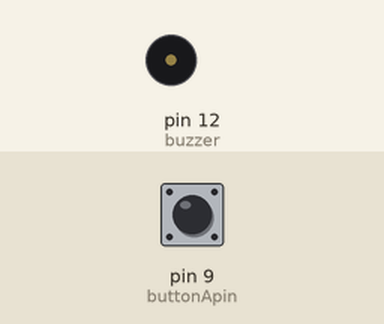
Bench run of a sketch on a simulated Arduino Uno, built with avr-gcc and run on an emulated ATmega328P. On the bench: buzzer (waves = sounding, pin HIGH). The test bench sets the inputs (shaded band); at power-on: pin 9 (buttonApin) HIGH.

Above: at 1.2 s.
1.3 s: pin 9 (buttonApin) pulled LOW for 0.15 s
At 1.45 s:
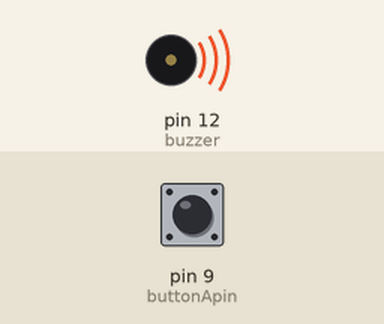
3.4 s: pin 9 (buttonApin) pulled LOW for 3.2 s
At 6.8 s:
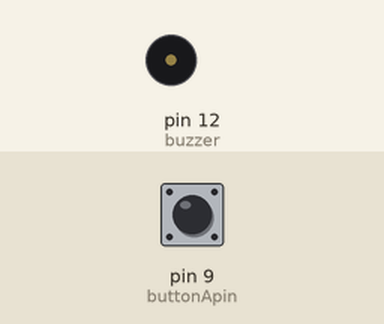
Timing chart, 0 to 8.3 s (numbered marks = the images above; inputs shaded):
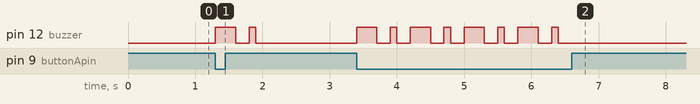

The sketch:

active_v3.ino
```cpp
//www.elegoo.com
//2016.12.08

int buzzer = 12;//the pin of the active buzzer
int buttonApin = 9;

void setup()
{
 pinMode(buzzer,OUTPUT);//initialize the buzzer pin as an output
 pinMode(buttonApin, INPUT_PULLUP);
}

void loop()
{

if  (digitalRead(buttonApin) == LOW)
{
    digitalWrite(buzzer,HIGH);
    delay(300);
    digitalWrite(buzzer,LOW);
    delay(200);
    digitalWrite(buzzer,HIGH);
    delay(100);
    digitalWrite(buzzer,LOW);
    delay(200);

}
}
```

Measured:
- after the input at 1.3 s, pin 12 (buzzer): LOW → HIGH at once, → LOW 0.30 s later, → HIGH 0.20 s later, → LOW 0.10 s later
- after the input at 3.4 s, pin 12 (buzzer): LOW → HIGH at once, then repeats every 0.80 s: LOW 0.20 s, HIGH 0.10 s, LOW 0.20 s, HIGH 0.30 s, until it stays LOW from 6.4 s
